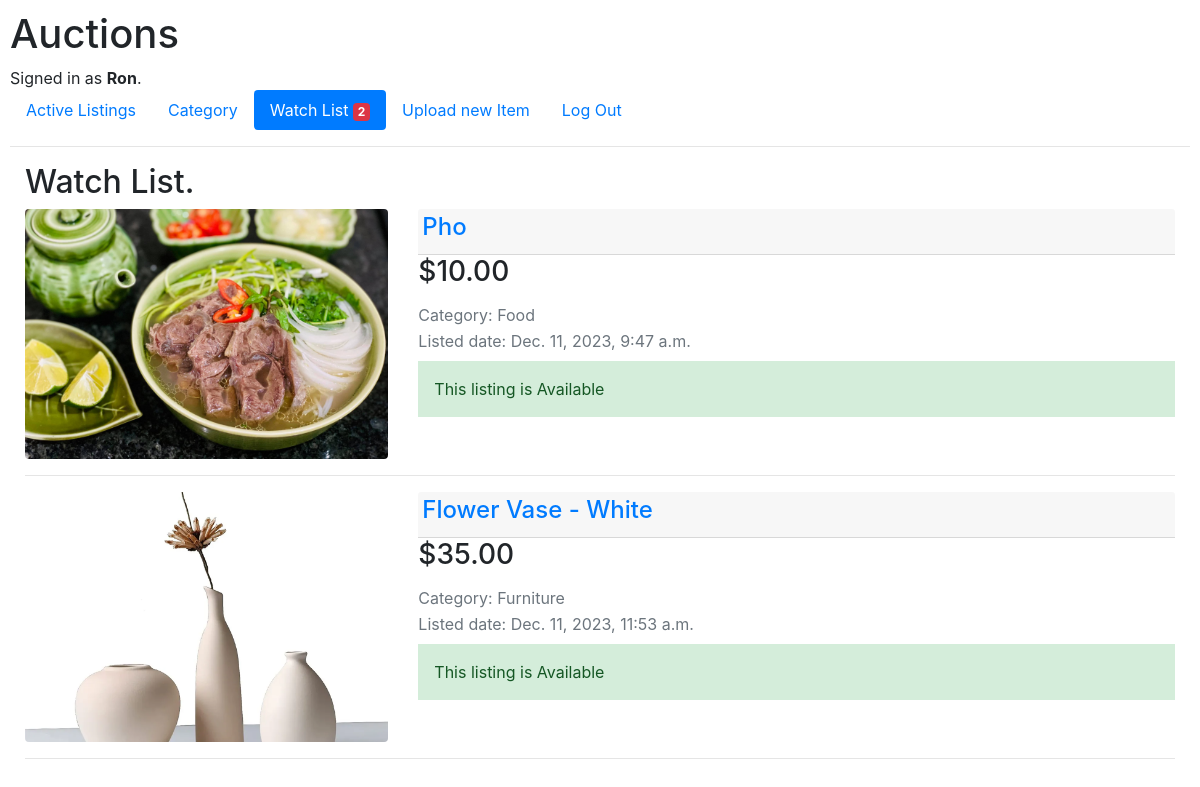
The app's page /watchList (signed in) with its own data.
### auctions/models.py (models this page shows, shortened)
class User(AbstractUser):
    pass

class Item(models.Model):
    name = models.CharField(max_length=128)
    description = models.TextField(blank=True)
    category = models.CharField(
        max_length=2,
        choices= CATEGORIES_CHOICE,
        default=""
    )
    first_price = models.DecimalField(max_digits=8, decimal_places=2)
    date = models.DateTimeField(auto_now_add=True)
    image = models.ImageField(upload_to="auctions/static/images", null=True, blank=True)
    user_id = models.ForeignKey(User, on_delete=models.CASCADE,related_name="itemsListed")
    bided = models.BooleanField(default=False)
    def get_current_price(self):
        bid = self.itemBids.all().order_by('-price')
        if len(bid) > 0:
            return bid[0].price
        return self.first_price

class Bid(models.Model):
    item_id = models.ForeignKey(Item, on_delete=models.CASCADE, related_name="itemBids")
    user_id = models.ForeignKey(User, on_delete=models.CASCADE, related_name="userBids")
    price = models.DecimalField(max_digits=8, decimal_places=2)
    time = models.DateTimeField(auto_now_add=True)

### auctions/views.py (the view)
# urls.py: path("watchList", views.watchList, name="watchList"),
@login_required
def watchList(request):
    itemsWatch = WatchList.objects.all().filter(user_id=request.user)
    items = []
    for item in itemsWatch:
        i = item.item_id
        items.append(i)
    return render(request, "auctions/watchList.html", {
        "items": items,
        "watchlist": get_watch_list(request),
    })

### auctions/views.py (called while the page is built)
@login_required
def get_watch_list(request):
    itemsWatch = WatchList.objects.all().filter(user_id=request.user)
    return itemsWatch

### auctions/templates/auctions/watchList.html (shortened to what this page needs)
{% extends "auctions/layout.html" %}
{% load humanize %}
{% block body %}
<div class="container-fluid">
    <h2>Watch List.</h2>
    {% for item in items %}
    <div class="row">
        <div class="col-md-4 text-center" style="max-height:250px">
            <img class="card-img-top rounded" style="height:100%; object-fit:cover" src="{{ item.image }}">
        </div>
        <div class="col-md-8">
            <div class="d-flex flex-column mb-3">
                <div class="p-1 card-header">
                    <a href="{% url 'itemListing' item.id %}">
                        <h4>{{ item.name }}</h4>
                    </a>
                </div>
                <div class="p-.5 card-title">
                    <h3>${{ item.get_current_price | intcomma }}</h3>
                </div>
                <div class="p-.5 card-subtitle mb-2 text-muted">Category: {{ item.get_category_display }}</div>
                <div class="p-.5 card-subtitle mb-2 text-muted">Listed date: {{ item.date }}</div>
                {% if item.bided is True %}
                    <div class=".alert alert-danger p-3">This listing is Closed</div>
                {% else%}
                    <div class=".alert alert-success p-3">This listing is Available</div>
                {% endif %}
            </div>
        </div>
    </div>
    <hr class="hr" />
    {% endfor %}
</div>
{% endblock %}

### auctions/templates/auctions/layout.html (shortened to what this page needs)
{% load static %}
{% load humanize %}
<!DOCTYPE html>
<html lang="en">
    <head>
        <link rel="stylesheet" href="https://stackpath.bootstrapcdn.com/bootstrap/4.4.1/css/bootstrap.min.css">
        <link href="{% static 'auctions/styles.css' %}" rel="stylesheet">
    </head>
    <body>
        <h1>Auctions</h1>
        <div>
            {% if user.is_authenticated %}
                Signed in as <strong>{{ user.username }}</strong>.
            {% else %}
                Not signed in.
            {% endif %}
        </div>
        <ul class="nav nav-pills">
            <li class="nav-item">
                <a class="nav-link" href="{% url 'index' %}" id="index">Active Listings</a>
            </li>
            <li class="nav-item">
                <a class="nav-link" href="{% url 'categoryView' %}" id="category">Category</a>
            </li>
            {% if user.is_authenticated %}
                <li class="nav-item">
                    <a class="nav-link" href="{% url 'watchList' %}" id="watchlist">
                        Watch List
                        {% if watchlist %}
                        <span class="badge badge-danger ms-2">{{ watchlist | length }}</span>
                        {% endif %}
                    </a>
                </li>
                <li class="nav-item">
                    <a class="nav-link" href="{% url 'uploadItem' %}" id="upload">Upload new Item</a>
                </li>
                <li class="nav-item">
                    <a class="nav-link" href="{% url 'logout' %}">Log Out</a>
                </li>
            {% endif %}
        </ul>
        <hr>
        {% block body %}
        {% endblock %}
    </body>
</html>

### auctions/static/auctions/styles.css (style rules this page uses)
body { padding: 10px; }

### records on screen
User: username "Ron"
Item: image (picture), name "Pho", get_current_price "10.00", category "Food", date "Dec. 11, 2023, 9:47 a.m.", bided "This listing is Available"
Item: image (picture), name "Flower Vase - White", get_current_price "35.00", category "Furniture", date "Dec. 11, 2023, 11:53 a.m.", bided "This listing is Available"

### other values on screen
{{ watchlist | length }} "2"
